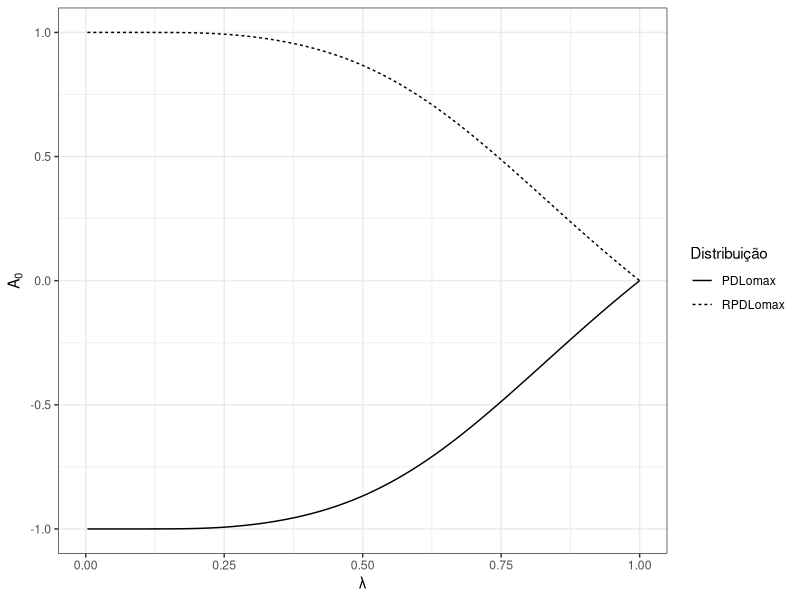
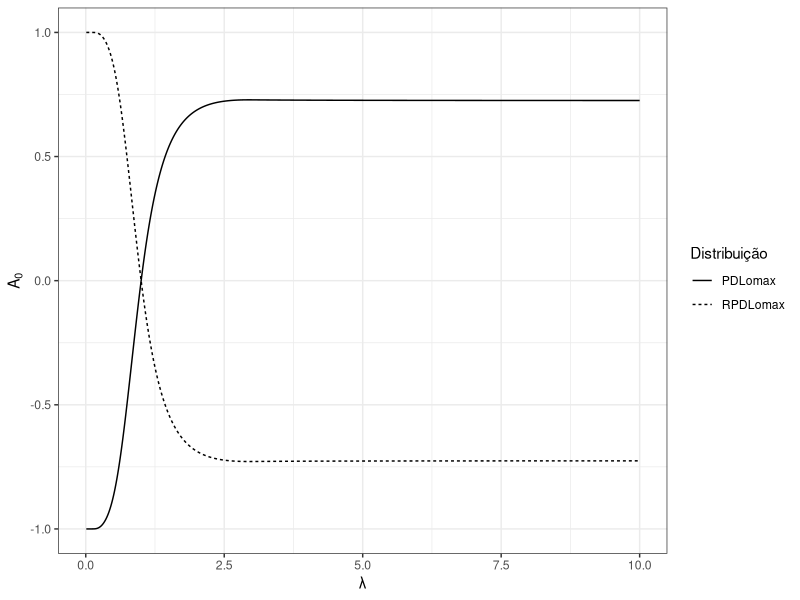
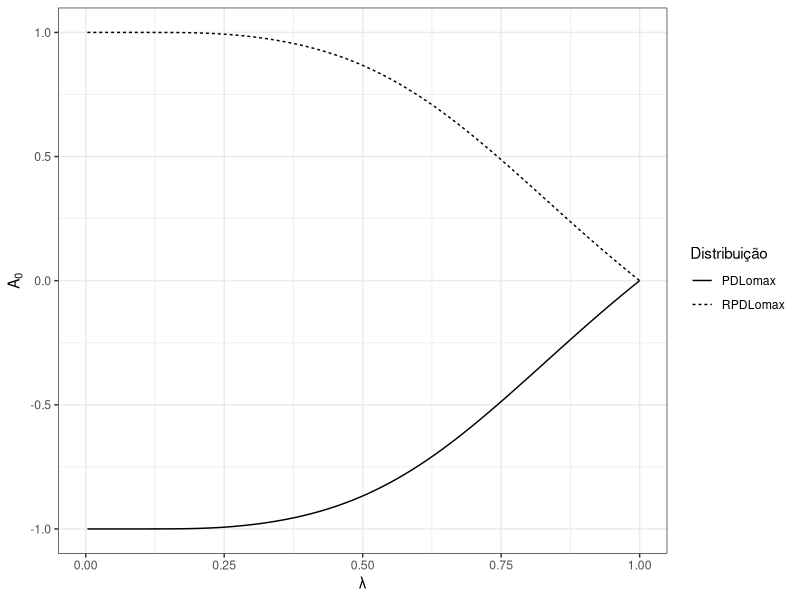
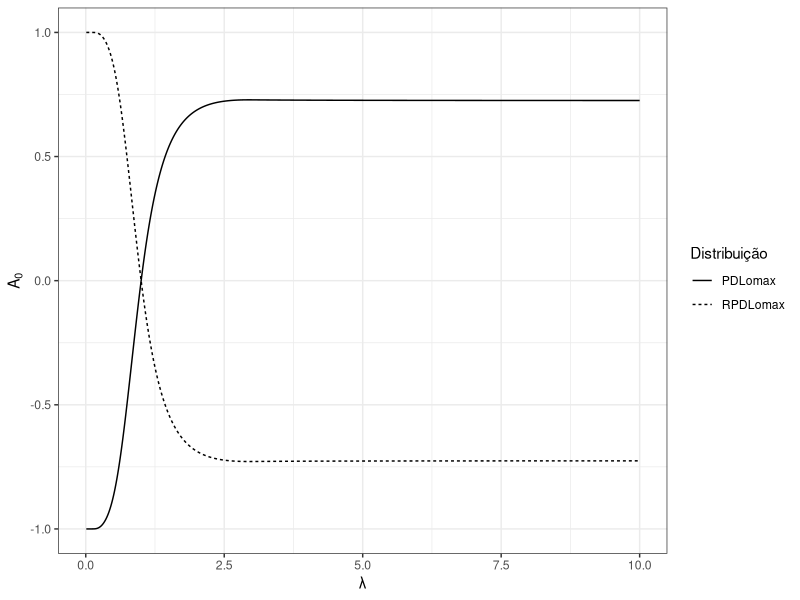

These charts were generated, in order, by the following R code:
#############################################################################
#### Asymetry in lomax power distribution ###############################
###########################################################################

F_dlomax <- function(x){
  prob = vector(length = length(x))
  
  prob[which(x>0)] = 1 - 0.5*(1/(1+x[x>0]))
  prob[which(x<=0)] = 0.5*(1/(1 - x[x<=0]))
  
  return(prob)
}


Fplomax <- function(x, loglambda){
  lambda = exp(loglambda)
  p = F_dlomax(x)^lambda
  return(p)
}

Finvplomax <- function(x, loglambda){
  lambda = exp(loglambda)
  p = 1 - F_dlomax(-x)^lambda
  return(p)
}

Qlomax <- function(q,lambda){
  if(q>0.5){
    x = 1/(2*(1-q)) - 1 
  }else{
    x = 1 - 1/(2*q)
  }
  return(x)
}

Qplomax <- function(q,lambda){
  x = Qlomax(q^(1/lambda))
  return(x)
}

Qrplomax <- function(q,lambda){
  x = - Qlomax((1-q)^(1/lambda))
  return(x)
}

asymetry <- function(dist, lambda = 1){
  a = ((dist(0.875,lambda) - dist(0.5,lambda)) - (dist(0.5,lambda) - dist(0.125,lambda)))/(dist(0.875,lambda) - dist(0.125,lambda))
  return(a)
}


lambda <- seq(0,1, by = 0.001)

df <- data.frame('lambda' = lambda, 'dist' = 'PDLomax','assimetria' = unlist(lapply(lambda, function(x) asymetry(Qplomax,x))))
assimetria = rbind(df, data.frame('lambda' = lambda, 'dist' = 'RPDLomax','assimetria' = unlist(lapply(lambda, function(x) asymetry(Qrplomax,x))))) 

library(ggplot2)
ggplot(assimetria, aes(x=lambda, y=assimetria, group = dist)) +geom_line(aes(linetype = dist))+
  xlab("\u03BB")+ ylab(bquote(A[0]))+labs(linetype = "Distribuição")+
  theme_bw()
ggsave(path = '/home/notmyname/Desktop/mestrado/imagens', filename = "Assimetria2.png", width = 6, height = 4)

lambda <- seq(0,10, by = 0.01)

df <- data.frame('lambda' = lambda, 'dist' = 'PDLomax','assimetria' = unlist(lapply(lambda, function(x) asymetry(Qplomax,x))))
assimetria = rbind(df, data.frame('lambda' = lambda, 'dist' = 'RPDLomax','assimetria' = unlist(lapply(lambda, function(x) asymetry(Qrplomax,x))))) 

library(ggplot2)
ggplot(assimetria, aes(x=lambda, y=assimetria, group = dist)) +geom_line(aes(linetype = dist))+
  xlab("\u03BB")+ ylab(bquote(A[0]))+labs(linetype = "Distribuição")+
  theme_bw()
ggsave(path = '/home/notmyname/Desktop/mestrado/imagens', filename = "Assimetria1.png", width = 6, height = 4)

